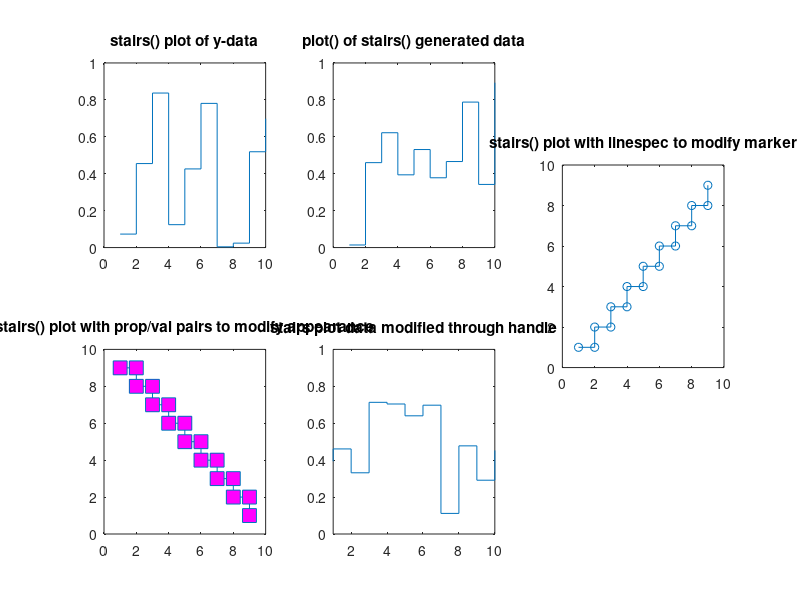

Here is the MATLAB script that generated this plot:
close all; clear all; clc;
h=figure('Position',[3 24 939 419], ...
'Name','Stairs Demonstrations');
subplot(2,3,1)
rand_1x10_data1 = [0.073, 0.455, 0.837, 0.124, 0.426,...
 0.781, 0.004, 0.024, 0.519, 0.698];
y = rand_1x10_data1;
stairs(y);
title('stairs() plot of y-data');
ax1=get(gca,'position');
subplot(2,3,2)
x = 1:10;
rand_1x10_data2 = [0.014, 0.460, 0.622, 0.394, 0.531, ...
0.378, 0.466, 0.788, 0.342, 0.893];
y = rand_1x10_data2;
[xs, ys] =stairs(x, y);
plot(xs, ys);
title("plot() of stairs() generated data");
ax2=get(gca,'position');
subplot(2,3,3)
stairs(1:9, "-o");
title("stairs() plot with linespec to modify marker");
ax3=get(gca,'position');
set(gca,"position", [ax3(1), ax3(2)-0.20, ax3(3), ax3(4)]);
subplot(2,3,4)
stairs(9:-1:1, "marker", "s", "markersize", 10, "markerfacecolor", "m");
title("stairs() plot with prop/val pairs to modify appearance");
ax4=get(gca,'position');
subplot(2,3,5)
N = 11;
x = 0:(N-1);
y = rand(1, N);
hs = stairs (x(1), y(1));
axis([1, N-1 0, 1]);
title("stairs plot data modified through handle");
for k = 2:N
   set(hs, "xdata", x(1:k), "ydata", y(1:k));
   drawnow();
   pause(0.2);
 endfor
 ax5=get(gca,'position');